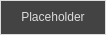
<?xml version="1.0" encoding="UTF-8"?>
<ui version="4.0">
 <class>MessageDialog</class>
 <widget class="QDialog" name="MessageDialog">
  <property name="geometry">
   <rect>
    <x>0</x>
    <y>0</y>
    <width>106</width>
    <height>35</height>
   </rect>
  </property>
  <property name="sizePolicy">
   <sizepolicy hsizetype="Preferred" vsizetype="Preferred">
    <horstretch>0</horstretch>
    <verstretch>0</verstretch>
   </sizepolicy>
  </property>
  <property name="maximumSize">
   <size>
    <width>16777215</width>
    <height>16777215</height>
   </size>
  </property>
  <property name="sizeIncrement">
   <size>
    <width>0</width>
    <height>0</height>
   </size>
  </property>
  <property name="palette">
   <palette>
    <active>
     <colorrole role="WindowText">
      <brush brushstyle="SolidPattern">
       <color alpha="255">
        <red>220</red>
        <green>220</green>
        <blue>220</blue>
       </color>
      </brush>
     </colorrole>
     <colorrole role="Text">
      <brush brushstyle="SolidPattern">
       <color alpha="255">
        <red>221</red>
        <green>221</green>
        <blue>221</blue>
       </color>
      </brush>
     </colorrole>
     <colorrole role="Base">
      <brush brushstyle="SolidPattern">
       <color alpha="255">
        <red>255</red>
        <green>255</green>
        <blue>255</blue>
       </color>
      </brush>
     </colorrole>
     <colorrole role="Window">
      <brush brushstyle="SolidPattern">
       <color alpha="255">
        <red>67</red>
        <green>67</green>
        <blue>67</blue>
       </color>
      </brush>
     </colorrole>
    </active>
    <inactive>
     <colorrole role="WindowText">
      <brush brushstyle="SolidPattern">
       <color alpha="255">
        <red>220</red>
        <green>220</green>
        <blue>220</blue>
       </color>
      </brush>
     </colorrole>
     <colorrole role="Text">
      <brush brushstyle="SolidPattern">
       <color alpha="255">
        <red>221</red>
        <green>221</green>
        <blue>221</blue>
       </color>
      </brush>
     </colorrole>
     <colorrole role="Base">
      <brush brushstyle="SolidPattern">
       <color alpha="255">
        <red>255</red>
        <green>255</green>
        <blue>255</blue>
       </color>
      </brush>
     </colorrole>
     <colorrole role="Window">
      <brush brushstyle="SolidPattern">
       <color alpha="255">
        <red>67</red>
        <green>67</green>
        <blue>67</blue>
       </color>
      </brush>
     </colorrole>
    </inactive>
    <disabled>
     <colorrole role="WindowText">
      <brush brushstyle="SolidPattern">
       <color alpha="255">
        <red>120</red>
        <green>120</green>
        <blue>120</blue>
       </color>
      </brush>
     </colorrole>
     <colorrole role="Text">
      <brush brushstyle="SolidPattern">
       <color alpha="255">
        <red>120</red>
        <green>120</green>
        <blue>120</blue>
       </color>
      </brush>
     </colorrole>
     <colorrole role="Base">
      <brush brushstyle="SolidPattern">
       <color alpha="255">
        <red>67</red>
        <green>67</green>
        <blue>67</blue>
       </color>
      </brush>
     </colorrole>
     <colorrole role="Window">
      <brush brushstyle="SolidPattern">
       <color alpha="255">
        <red>67</red>
        <green>67</green>
        <blue>67</blue>
       </color>
      </brush>
     </colorrole>
    </disabled>
   </palette>
  </property>
  <property name="windowTitle">
   <string>Placeholder</string>
  </property>
  <layout class="QVBoxLayout" name="verticalLayout">
   <property name="margin">
    <number>0</number>
   </property>
   <item>
    <widget class="QLabel" name="message">
     <property name="sizePolicy">
      <sizepolicy hsizetype="MinimumExpanding" vsizetype="MinimumExpanding">
       <horstretch>0</horstretch>
       <verstretch>0</verstretch>
      </sizepolicy>
     </property>
     <property name="maximumSize">
      <size>
       <width>300</width>
       <height>16777215</height>
      </size>
     </property>
     <property name="sizeIncrement">
      <size>
       <width>0</width>
       <height>0</height>
      </size>
     </property>
     <property name="frameShape">
      <enum>QFrame::Box</enum>
     </property>
     <property name="text">
      <string>Placeholder</string>
     </property>
     <property name="textFormat">
      <enum>Qt::RichText</enum>
     </property>
     <property name="alignment">
      <set>Qt::AlignCenter</set>
     </property>
     <property name="wordWrap">
      <bool>true</bool>
     </property>
     <property name="margin">
      <number>2</number>
     </property>
     <property name="textInteractionFlags">
      <set>Qt::NoTextInteraction</set>
     </property>
    </widget>
   </item>
  </layout>
 </widget>
 <resources/>
 <connections/>
</ui>
